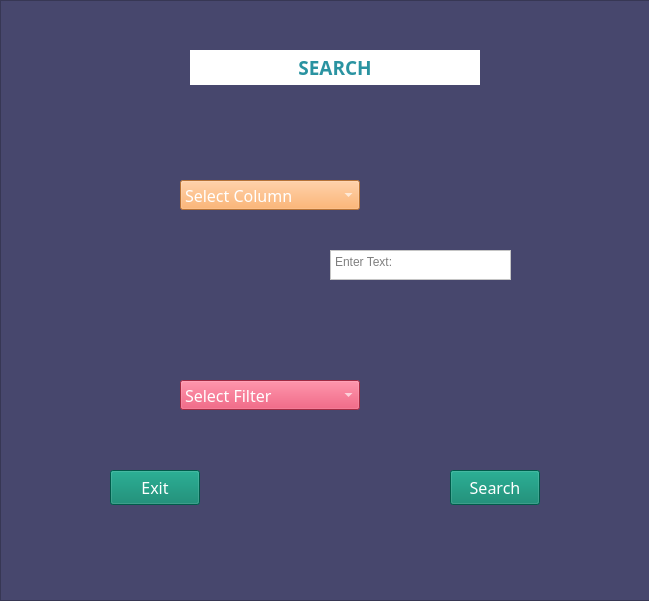
<?xml version="1.0" encoding="UTF-8"?>
<ui version="4.0">
 <class>Form</class>
 <widget class="QWidget" name="Form">
  <property name="geometry">
   <rect>
    <x>0</x>
    <y>0</y>
    <width>649</width>
    <height>601</height>
   </rect>
  </property>
  <property name="windowTitle">
   <string>Form</string>
  </property>
  <widget class="QFrame" name="MainDiv_2">
   <property name="geometry">
    <rect>
     <x>0</x>
     <y>0</y>
     <width>651</width>
     <height>601</height>
    </rect>
   </property>
   <property name="font">
    <font>
     <family>Arial Rounded MT Bold</family>
     <pointsize>8</pointsize>
     <italic>false</italic>
    </font>
   </property>
   <property name="styleSheet">
    <string notr="true">background-color: rgb(71, 71, 109);</string>
   </property>
   <property name="frameShape">
    <enum>QFrame::StyledPanel</enum>
   </property>
   <property name="frameShadow">
    <enum>QFrame::Raised</enum>
   </property>
   <widget class="QLabel" name="Heading">
    <property name="geometry">
     <rect>
      <x>190</x>
      <y>50</y>
      <width>290</width>
      <height>35</height>
     </rect>
    </property>
    <property name="font">
     <font>
      <family>Arial Rounded MT Bold</family>
      <pointsize>14</pointsize>
      <weight>75</weight>
      <bold>true</bold>
     </font>
    </property>
    <property name="styleSheet">
     <string notr="true">QLabel
{
color: rgb(42, 147, 161);
background-color: rgb(255, 255, 255);
}
</string>
    </property>
    <property name="text">
     <string>SEARCH</string>
    </property>
    <property name="alignment">
     <set>Qt::AlignCenter</set>
    </property>
    <property name="indent">
     <number>2</number>
    </property>
   </widget>
   <widget class="QPushButton" name="SearchButton">
    <property name="geometry">
     <rect>
      <x>450</x>
      <y>470</y>
      <width>90</width>
      <height>35</height>
     </rect>
    </property>
    <property name="font">
     <font>
      <family>Arial Rounded MT Bold</family>
      <pointsize>12</pointsize>
     </font>
    </property>
    <property name="styleSheet">
     <string notr="true">QPushButton
{
background-color: rgb(0, 128, 103);
color: rgb(255, 255, 255);
}
QPushButton:hover
{
	
	background-color: rgb(0, 128, 103);
}</string>
    </property>
    <property name="text">
     <string>Search</string>
    </property>
   </widget>
   <widget class="QComboBox" name="SelectFilter">
    <property name="geometry">
     <rect>
      <x>180</x>
      <y>380</y>
      <width>180</width>
      <height>30</height>
     </rect>
    </property>
    <property name="font">
     <font>
      <family>Arial Rounded MT Bold</family>
      <pointsize>12</pointsize>
     </font>
    </property>
    <property name="styleSheet">
     <string notr="true">QComboBox
{
	background-color: rgb(225, 60, 94);
color: rgb(255, 255, 255);
}
QComboBox QAbstractItemView
{
	background-color: rgb(0, 128, 103);
    color: rgb(255, 255, 255);
}</string>
    </property>
    <item>
     <property name="text">
      <string>Select Filter</string>
     </property>
    </item>
    <item>
     <property name="text">
      <string>Contain</string>
     </property>
    </item>
    <item>
     <property name="text">
      <string>Start With</string>
     </property>
    </item>
    <item>
     <property name="text">
      <string>End With</string>
     </property>
    </item>
   </widget>
   <widget class="QComboBox" name="SelectColumn">
    <property name="geometry">
     <rect>
      <x>180</x>
      <y>180</y>
      <width>180</width>
      <height>30</height>
     </rect>
    </property>
    <property name="font">
     <font>
      <family>Arial Rounded MT Bold</family>
      <pointsize>12</pointsize>
     </font>
    </property>
    <property name="styleSheet">
     <string notr="true">QComboBox
{
	background-color: rgb(255, 161, 77);
color: rgb(255, 255, 255);
}
QComboBox QAbstractItemView
{
	background-color: rgb(255, 161, 77);
    color: rgb(255, 255, 255);
}</string>
    </property>
    <item>
     <property name="text">
      <string>Select Column</string>
     </property>
    </item>
    <item>
     <property name="text">
      <string>Name</string>
     </property>
    </item>
    <item>
     <property name="text">
      <string>Company</string>
     </property>
    </item>
    <item>
     <property name="text">
      <string>Price</string>
     </property>
    </item>
    <item>
     <property name="text">
      <string>Reviews</string>
     </property>
    </item>
    <item>
     <property name="text">
      <string>Ratings</string>
     </property>
    </item>
    <item>
     <property name="text">
      <string>Downloads</string>
     </property>
    </item>
    <item>
     <property name="text">
      <string>Updated Date</string>
     </property>
    </item>
    <item>
     <property name="text">
      <string>Category</string>
     </property>
    </item>
   </widget>
   <widget class="QPushButton" name="ExitButton">
    <property name="geometry">
     <rect>
      <x>110</x>
      <y>470</y>
      <width>90</width>
      <height>35</height>
     </rect>
    </property>
    <property name="font">
     <font>
      <family>Arial Rounded MT Bold</family>
      <pointsize>12</pointsize>
     </font>
    </property>
    <property name="styleSheet">
     <string notr="true">QPushButton
{
background-color: rgb(0, 128, 103);
color: rgb(255, 255, 255);
}
QPushButton:hover
{
	
	background-color: rgb(0, 128, 103);
}</string>
    </property>
    <property name="text">
     <string>Exit</string>
    </property>
   </widget>
   <widget class="QTextEdit" name="SearchBar">
    <property name="geometry">
     <rect>
      <x>330</x>
      <y>250</y>
      <width>181</width>
      <height>30</height>
     </rect>
    </property>
    <property name="styleSheet">
     <string notr="true">background-color: rgb(255, 255, 255);
</string>
    </property>
    <property name="placeholderText">
     <string>Enter Text:</string>
    </property>
   </widget>
  </widget>
 </widget>
 <resources/>
 <connections/>
</ui>
